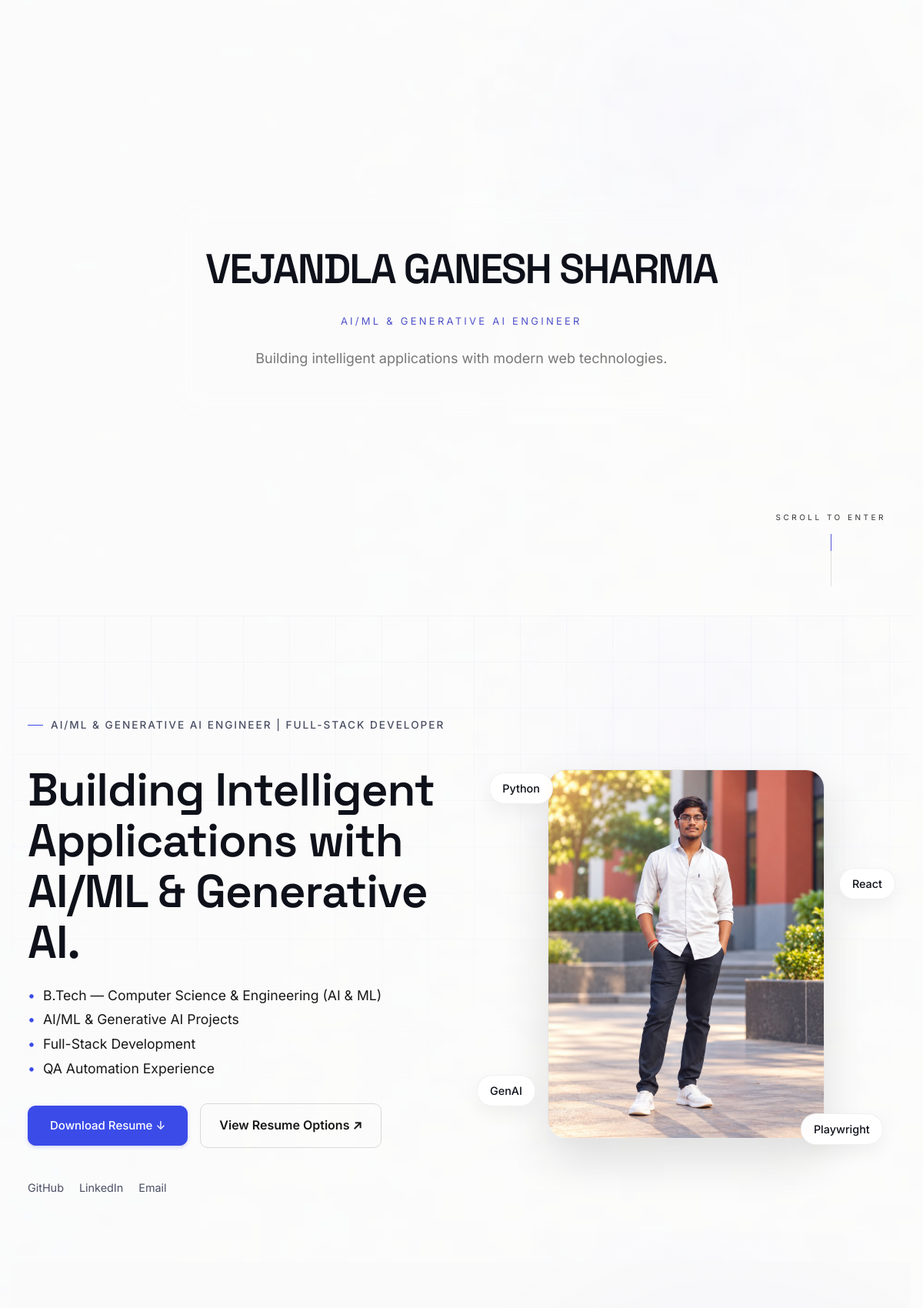
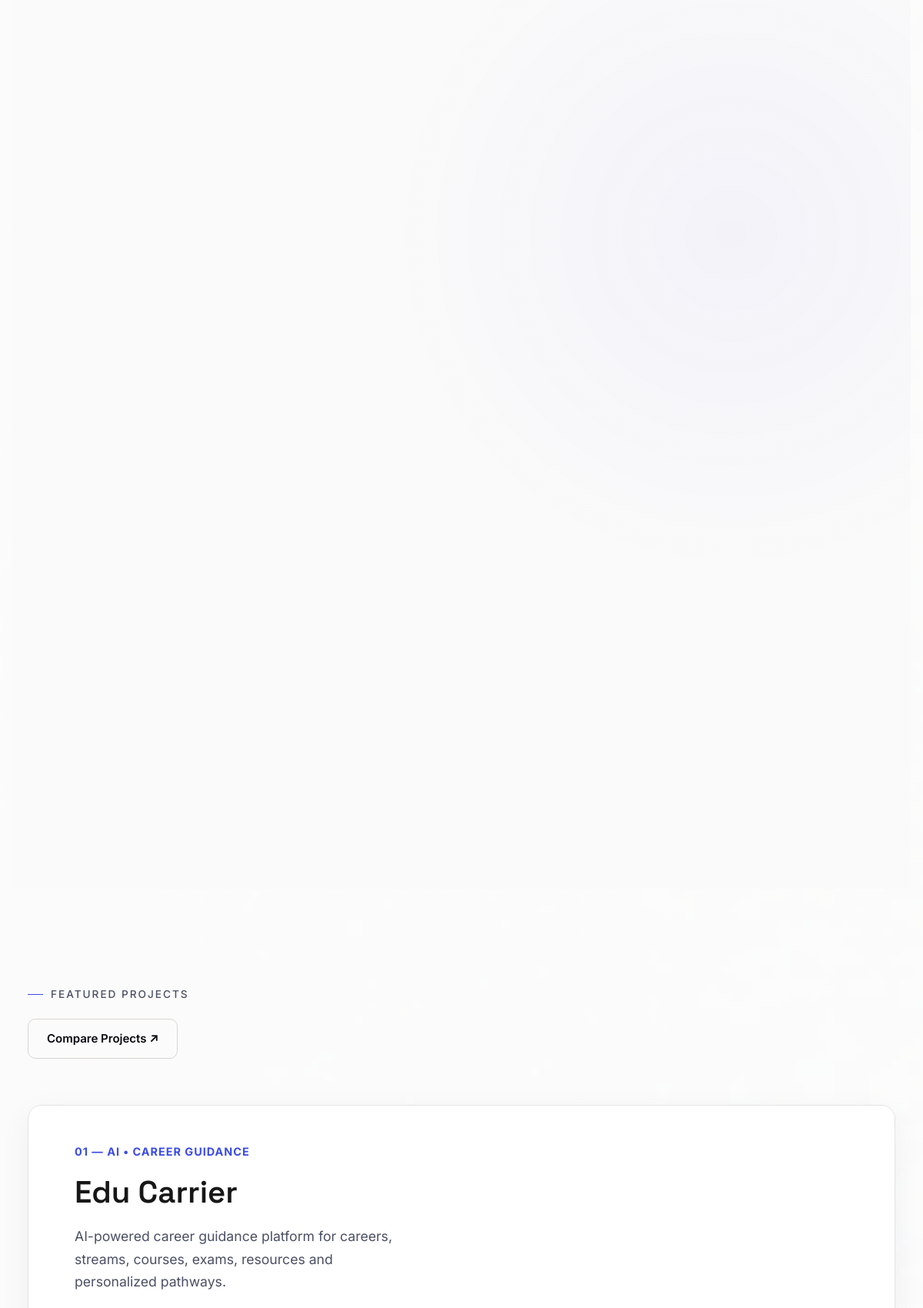
The page / (upper part) on the database its author committed (2 pictures, top to bottom).
### portfolio/models.py (models this page shows)
class Portfolio(models.Model):
 name=models.CharField(max_length=120); headline=models.CharField(max_length=250); summary=models.TextField(); email=models.EmailField(); phone=models.CharField(max_length=40); linkedin=models.URLField(blank=True); github=models.URLField(blank=True); about=models.TextField(); resume=models.FileField(upload_to='resume/', blank=True, null=True); profile_photo=models.ImageField(upload_to='profile/', blank=True, null=True); is_verified=models.BooleanField(default=True); verified_date=models.DateField(blank=True, null=True)

class Project(models.Model):
 status=models.CharField(max_length=20, choices=[('draft', 'Draft'), ('published', 'Published')], default='published'); project_image=models.ImageField(upload_to='projects/', blank=True, null=True); title=models.CharField(max_length=180); category=models.CharField(max_length=100); description=models.TextField(); technologies=models.TextField(); github_url=models.URLField(blank=True); live_url=models.URLField(blank=True); project_category=models.CharField(max_length=20, choices=[('featured', 'Featured Project'), ('more', 'More Project')], default='more'); order=models.IntegerField(default=0)
 class Meta: ordering=['order','id']

### portfolio/views.py (the view, shortened to what this page needs)
# urls.py: path('',views.home,name='home'),
def home(request):
    seed()
    return render(request,'home.html',{
        'overall_status': get_overall_status(),
        'profile':Portfolio.objects.first(),
        'skills':Skill.objects.all(),
        'experiences':Experience.objects.filter(status='published'),
        'featured_projects':Project.objects.filter(status='published', project_category='featured'),
        'more_projects':Project.objects.filter(status='published', project_category='more'),
        'total_projects_count':Project.objects.count(),
        'education':Education.objects.all(),
        'certifications':Certification.objects.all(),
        'career_timeline':CareerTimeline.objects.filter(is_active=True).order_by('-date_sort'),
        'has_resumes': ResumeDocument.objects.filter(is_active=True).exists(),
        'active_resume': ResumeDocument.objects.filter(document_type="one_page", is_active=True).first()
    })

### portfolio/templatetags/admin_tags.py (called while the page is built)
@register.filter
def split_csv(value):
    return [part.strip() for part in str(value or "").split(",") if part.strip()]

@register.filter
def split_lines(value):
    if not value: return []
    lines = []
    for line in str(value).splitlines():
        line = line.strip()
        if not line: continue
        line = re.sub(r'^[\u2022\-\*]\s*', '', line)
        line = re.sub(r'^\d+[\.\)]\s*', '', line)
        lines.append(line.strip())
    return lines

### portfolio/views.py (called while the page is built)
def get_overall_status():
    statuses = SystemStatus.objects.filter(is_active=True).values_list('status', flat=True)
    if not statuses: return {"text": "System status information is currently unavailable.", "color": "var(--text-light)"}
    if "major_outage" in statuses: return {"text": "Major System Outage", "color": "#dc3545"}
    if "partial_outage" in statuses: return {"text": "Partial System Outage", "color": "#fd7e14"}
    if "degraded" in statuses: return {"text": "Some Systems Experiencing Degraded Performance", "color": "#ffc107"}
    return {"text": "All Systems Operational", "color": "var(--success)"}

### templates/home.html (shortened to what this page needs)
{% extends 'base.html' %}
{% load admin_tags %}
{% load static %}
{% block intro %}
<section class="intro-screen">
    <div class="intro-content">
        <h1 class="intro-name">VEJANDLA GANESH SHARMA</h1>
        <div class="intro-specialties">AI/ML & GENERATIVE AI ENGINEER</div>
        <div class="intro-tagline">Building intelligent applications with modern web technologies.</div>
    </div>
    <div class="intro-scroll">
        SCROLL TO ENTER
    </div>
</section>
{% endblock %}
{% block content %}
<main id="home">
    <section class="hero">
        <div class="bg-layer">
        </div>
        <div class="container">
            <div class="hero-inner">
                <div class="hero-content">
                    <span class="section-label"><span class="accent-line"></span>AI/ML & Generative AI Engineer |
                        Full-Stack Developer</span>
                    <h1>Building Intelligent Applications with AI/ML & Generative AI.</h1>
                    <div style="margin-bottom: 30px; font-size: 1.1rem; line-height: 1.8; color: var(--text-light);">
                        <div style="display: flex; align-items: center; gap: 10px;"><span
                                style="color: var(--accent);">•</span> B.Tech — Computer Science & Engineering (AI & ML)
                        </div>
                        <div style="display: flex; align-items: center; gap: 10px;"><span
                                style="color: var(--accent);">•</span> AI/ML & Generative AI Projects</div>
                        <div style="display: flex; align-items: center; gap: 10px;"><span
                                style="color: var(--accent);">•</span> Full-Stack Development</div>
                        <div style="display: flex; align-items: center; gap: 10px;"><span
                                style="color: var(--accent);">•</span> QA Automation Experience</div>
                    </div>
                    <div class="hero-actions hero-cta">
                        {% if active_resume %}
                        <a href="{% url 'resume_download' active_resume.id %}" target="_blank" rel="noopener noreferrer"
                            class="btn-primary btn-accent">Download Resume ↓</a>
                        <a href="{% url 'resume_public_center' %}" class="resume-button">View Resume Options ↗</a>
                        {% else %}
                        <a href="#projects" class="btn-primary project-view-btn">View Selected Work</a>
                        <a href="{% url 'resume_public_center' %}" class="resume-button">View Resume ↗</a>
                        {% endif %}
                    </div>
                    <div class="social-links">
                        {% if profile.github %}<a href="{{profile.github}}" target="_blank" rel="noopener">GitHub</a>{% endif %}
                        {% if profile.linkedin %}<a href="{{profile.linkedin}}" target="_blank"
                            rel="noopener">LinkedIn</a>{% endif %}
                        <a href="mailto:{{profile.email}}">Email</a>
                    </div>
                </div>
                <div class="hero-visual">
                    <div class="hero-photo-wrapper">
                        {% if profile.profile_photo %}
                        <img src="{{ profile.profile_photo.url }}" alt="Profile Photo" class="hero-photo">
                        {% else %}
                        <div class="profile-placeholder">
                            <div class="placeholder-shape"></div>
                        </div>
                        {% endif %}
                    </div>
                    <div class="float-tag tech-python">Python</div>
                    <div class="float-tag tech-genai">GenAI</div>
                    <div class="float-tag tech-react">React</div>
                    <div class="float-tag tech-playwright">Playwright</div>
                </div>
            </div>
        </div>
    </section>
    <section id="about" class="about-section" style="position: relative;">
        <div class="container">
            <div class="about-panels-grid">
            </div>
        </div>
    </section>
    <section id="projects">
        <div class="bg-layer">
        </div>
        <div class="container">
            <span class="section-label"><span class="accent-line"></span>FEATURED PROJECTS</span>
            <div style="margin-bottom: 2rem;">
                <a href="{% url 'project_compare' %}" class="btn-secondary">Compare Projects ↗</a>
            </div>
            <div class="projects-grid" style="display: flex; flex-direction: column; gap: 4rem;">
                {% for p in featured_projects %}
                <article class="project-showcase {% if forloop.counter|divisibleby:2 %}reverse{% endif %}">
                    <div class="project-info">
                        <div class="project-index">
                            0{{forloop.counter}} — {{p.category|upper}}
                        </div>
                        <h3 class="project-title" style="font-size: 2.5rem; margin-bottom: 20px;">{{p.title}}</h3>
                        <p class="project-description">{{p.description}}</p>
                    </div>
                    <div class="project-visual">
                        {% if p.project_image %}
                        <img src="{{ p.project_image.url }}" alt="{{ p.title }} project preview" class="project-image"
                            loading="lazy" decoding="async">
                        {% endif %}
                    </div>
                </article>
                {% endfor %}
            </div>
        </div>
    </section>
</main>
{% endblock %}

### templates/home.html (style rules this page uses)
.hero-cta .btn-primary.btn-accent { background: var(--accent-primary) !important; background-color: var(--accent-primary) !important; color: #FFFFFF !important; border: 1px solid var(--accent-primary) !important; }

### rows shown on the page
Portfolio: profile_photo (picture)
Project: category "AI • CAREER GUIDANCE", title "Edu Carrier", description "AI-powered career guidance platform for careers, streams, courses, exams, resources and personalized pathways.", project_image (picture)
